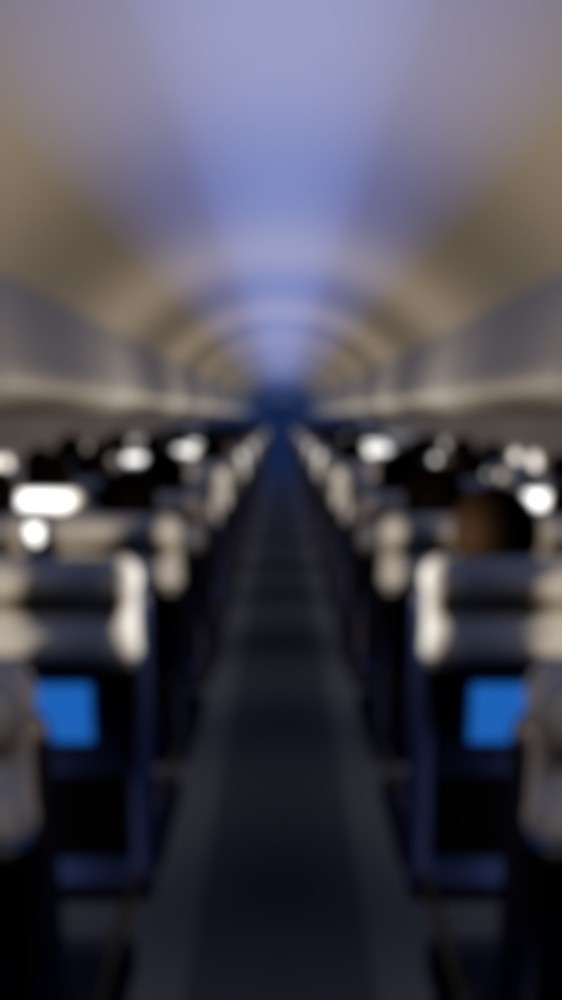
#> input picture reel/assets/img/cabin.jpg, 562 x 1000 px, shrunk from 1296 x 2304 before the run
$ python make_cabin.py ../assets/img/cabin.jpg ../assets/img/cabin.jpg 1.0
#> lines starting #> are read from the running program, lines starting #| are printed output that depends on the picture
"""Lens-blur the raw three.js cabin render into a shallow-focus background plate.

  python3 tools/make_cabin.py raw.png assets/img/cabin.jpg [radius_px]

Disk (bokeh) blur in linear light with a small highlight boost, so the windows, reading lights and
seat-back screens bloom into soft discs like a fast portrait lens.
"""
import sys
import numpy as np
import cv2

src, dst = sys.argv[1], sys.argv[2]
rad = float(sys.argv[3]) if len(sys.argv) > 3 else 22

img = cv2.imread(src, cv2.IMREAD_COLOR).astype(np.float32) / 255.0
lin = np.where(img <= 0.04045, img / 12.92, ((img + 0.055) / 1.055) ** 2.4)
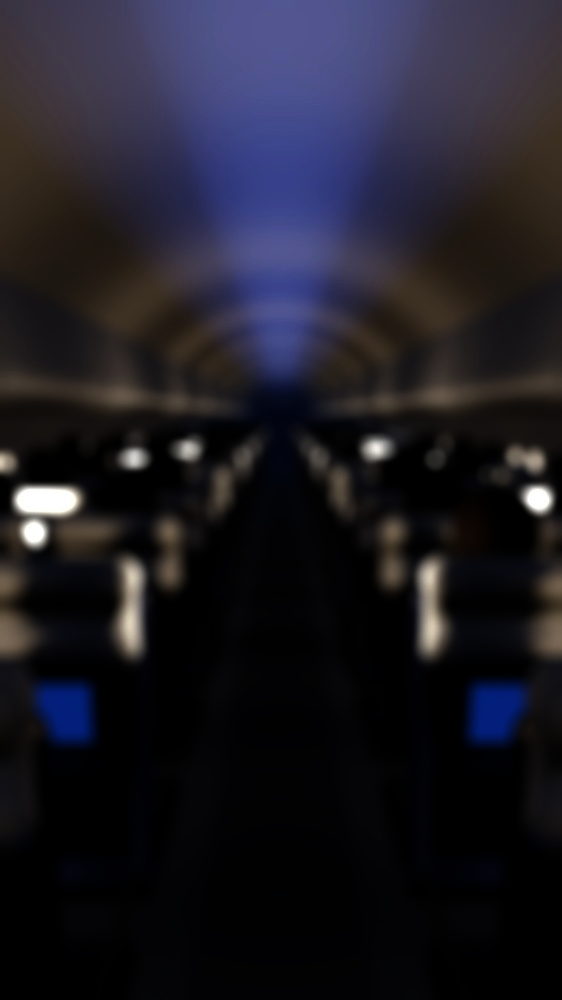
#> lin: shape (1000, 562, 3) float32; mean B, G, R 0.147, 0.11, 0.117
# lift highlights so emissive parts dominate the bokeh like real lights do
lum = lin.mean(axis=2, keepdims=True)
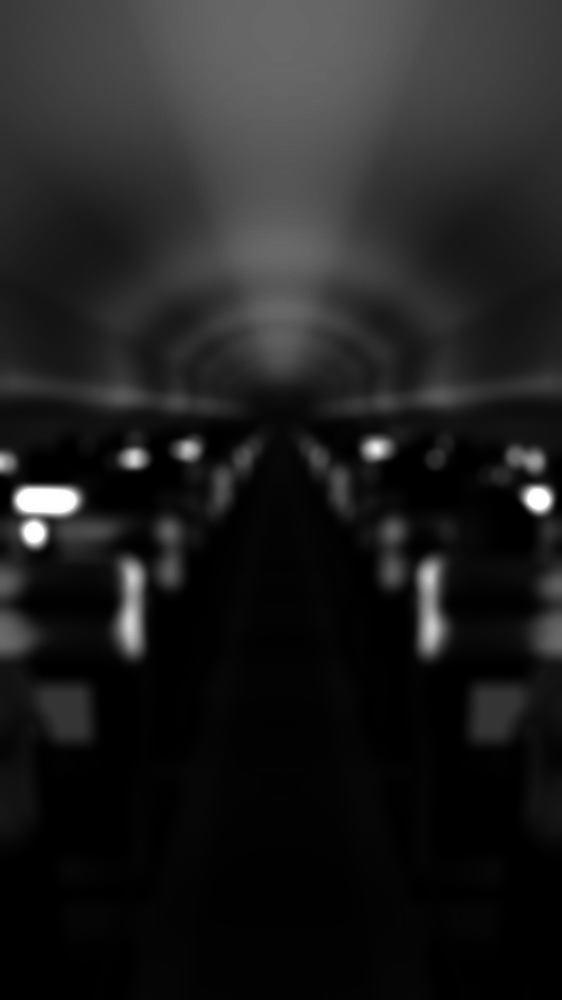
#> lum: shape (1000, 562, 1) float32; min 0, max 1, mean 0.125
lin = lin * (1 + 3.0 * np.clip((lum - 0.55) / 0.45, 0, 1) ** 2)
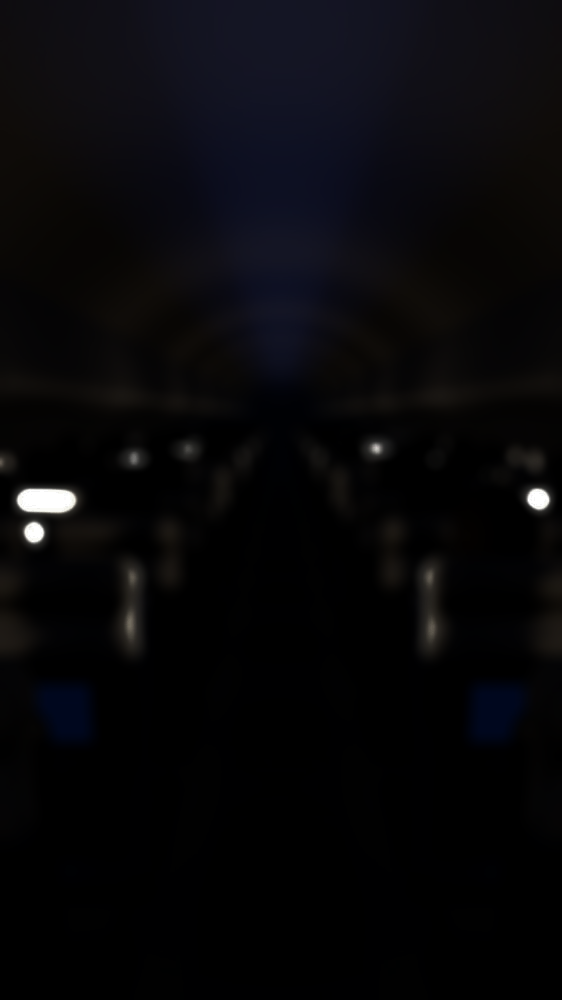
#> lin: shape (1000, 562, 3) float32; mean B, G, R 0.158, 0.121, 0.128; drawn with min black and max white

r = int(np.ceil(rad))
yy, xx = np.mgrid[-r:r + 1, -r:r + 1]
d = np.sqrt(xx ** 2 + yy ** 2)
k = np.clip(rad + 0.5 - d, 0, 1).astype(np.float32)   # anti-aliased disk
k /= k.sum()
out = cv2.filter2D(lin, -1, k, borderType=cv2.BORDER_REFLECT)
out = cv2.GaussianBlur(out, (0, 0), rad * 0.18)
# gentle filmic roll-off back to display
out = out / (1 + 0.12 * out)
srgb = np.where(out <= 0.0031308, out * 12.92, 1.055 * np.power(np.clip(out, 0, None), 1 / 2.4) - 0.055)
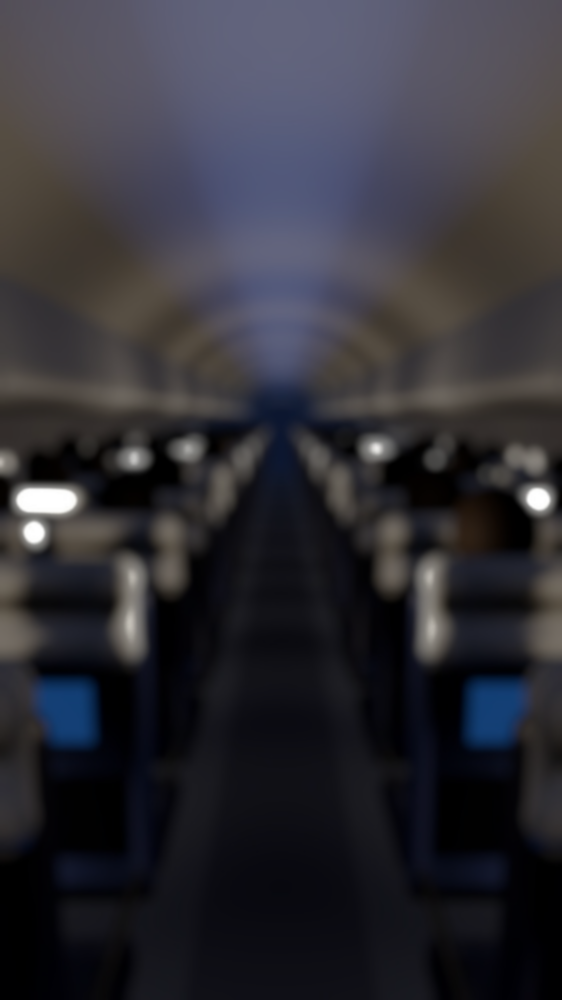
#> srgb: shape (1000, 562, 3) float32; mean B, G, R 0.329, 0.289, 0.295; drawn with min black and max white
srgb = np.clip(srgb, 0, 1)
cv2.imwrite(dst, (srgb * 255 + 0.5).astype(np.uint8), [cv2.IMWRITE_JPEG_QUALITY, 92])
print('->', dst, srgb.shape)
#| -> ../assets/img/cabin.jpg (1000, 562, 3)

$ run again, with reel/assets/img/google_map_clean.jpg copied over reel/assets/img/cabin.jpg
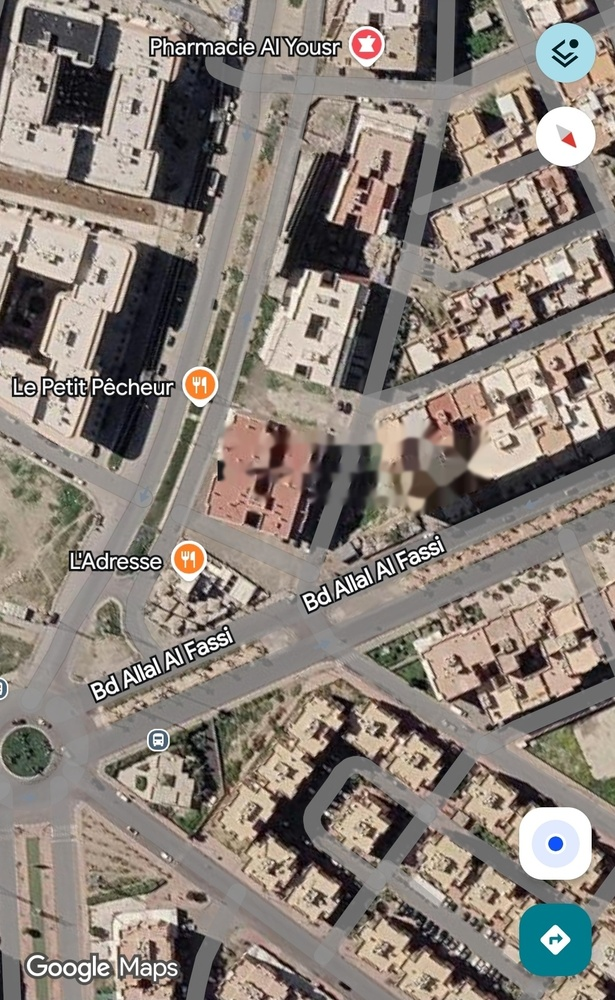
#> input picture reel/assets/img/google_map_clean.jpg, 615 x 1000 px, shrunk from 1079 x 1754 before the run
#> `lin = lin * (1 + 3.0 * np.clip((lum - 0.55) / 0.45, 0, 1) ** 2)`:
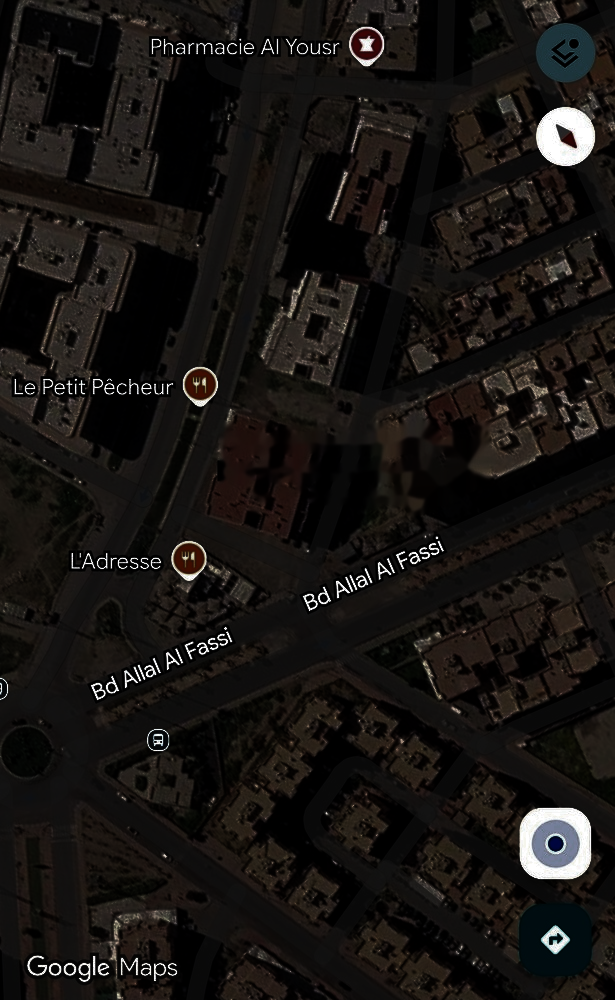
#> lin: shape (1000, 615, 3) float32; mean B, G, R 0.301, 0.337, 0.383; drawn with min black and max white
#> `srgb = np.clip(srgb, 0, 1)`:
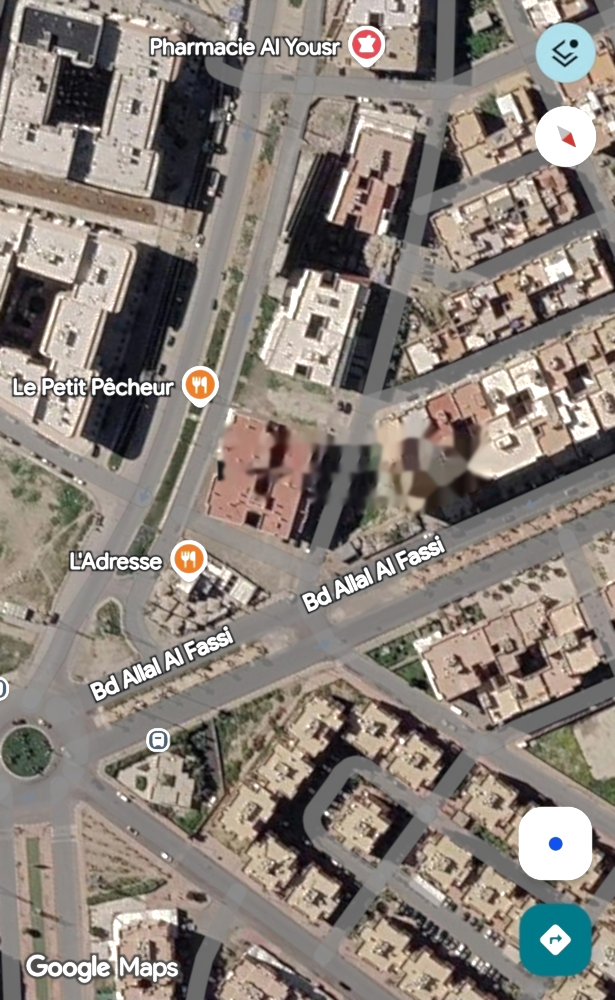
#> srgb: shape (1000, 615, 3) float32; mean B, G, R 0.481, 0.51, 0.544
#| -> ../assets/img/cabin.jpg (1000, 615, 3)
